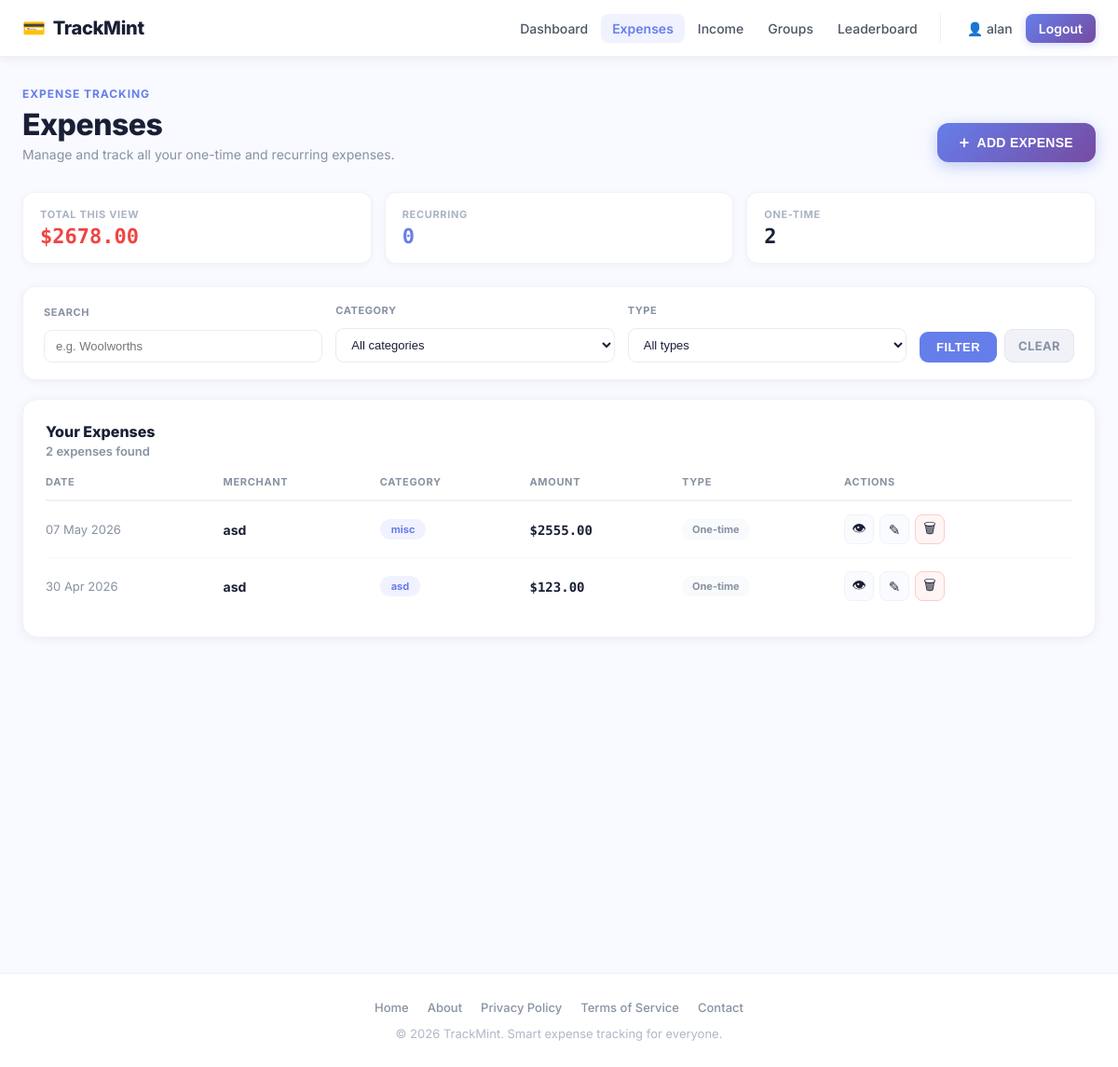
The app's page /receipts/ (signed in), older data.
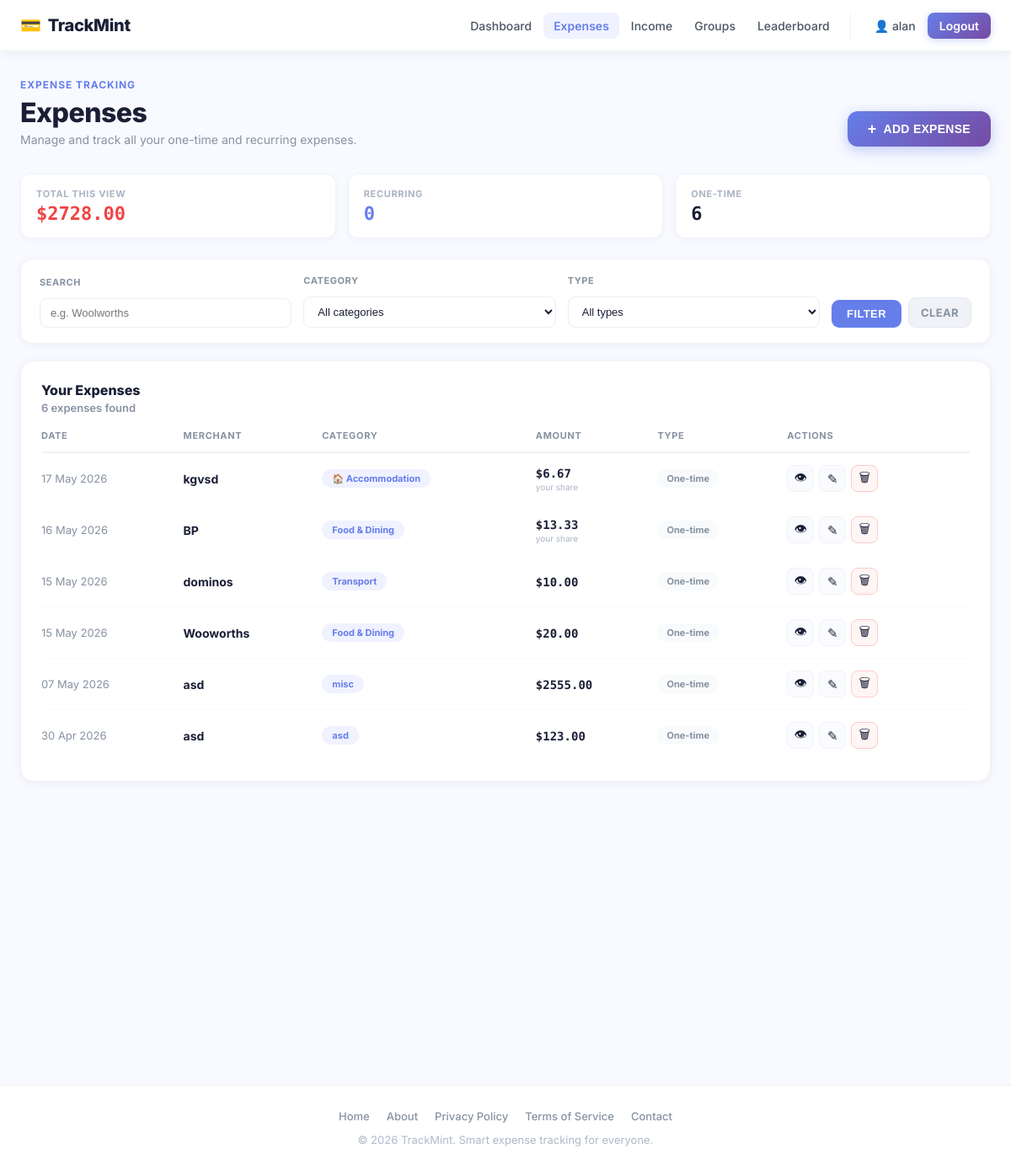
The same page, newer data.
### app/models.py (models this page shows, shortened)
class Receipt(db.Model):
    __tablename__ = "receipts"
    id = db.Column(db.Integer, primary_key=True)
    user_id = db.Column(db.Integer, db.ForeignKey("users.id"), nullable=False)
    group_id = db.Column(db.Integer, db.ForeignKey("groups.id"), nullable=True)
    merchant = db.Column(db.String(120), nullable=False)
    amount = db.Column(db.Float, nullable=False)
    category = db.Column(db.String(80), nullable=False)
    expense_date = db.Column(db.Date, nullable=False)
    notes = db.Column(db.Text, nullable=True)
    frequency_type = db.Column(db.String(20), default="one-time", nullable=False)  # "one-time" or "recurring"
    frequency_interval = db.Column(db.String(20), nullable=True)  # "daily", "weekly", "monthly"
    frequency_details = db.Column(db.String(255), nullable=True)  # "Monday", "15th", etc.
    image_filename = db.Column(db.String(255), nullable=True)
    created_at = db.Column(db.DateTime, default=datetime.utcnow, nullable=False)
    updated_at = db.Column(
        db.DateTime,
        default=datetime.utcnow,
        onupdate=datetime.utcnow,
        nullable=False
    )
    user = db.relationship("User", back_populates="receipts")
    splits = db.relationship("ExpenseSplit", backref="expense", cascade="all, delete-orphan", lazy=True)

### app/receipts/routes.py (the view, shortened to what this page needs)
@receipts_bp.route("/", methods=["GET", "POST"])
@login_required
def index():
    q = request.args.get("q", "").strip()
    category_filter = request.args.get("category", "").strip()
    frequency_filter = request.args.get("frequency", "").strip()
    query = Receipt.query.filter_by(user_id=current_user.id)
    if q:
        like_term = f"%{q}%"
        query = query.filter(Receipt.merchant.ilike(like_term))
    if category_filter:
        query = query.filter(Receipt.category == category_filter)
    if frequency_filter:
        query = query.filter(Receipt.frequency_type == frequency_filter)
    personal_expenses = query.order_by(Receipt.expense_date.desc(), Receipt.created_at.desc()).all()
    user_members = GroupMember.query.filter_by(user_id=current_user.id).all()
    member_group_ids = [m.group_id for m in user_members]
    member_receipt_ids = {e.id for e in personal_expenses if e.group_id}
    group_expenses_query = Receipt.query.filter(
        Receipt.group_id.in_(member_group_ids),
        Receipt.id.notin_(member_receipt_ids)
    ) if member_group_ids else Receipt.query.filter(db.false())
    if q:
        group_expenses_query = group_expenses_query.filter(Receipt.merchant.ilike(f"%{q}%"))
    if category_filter:
        group_expenses_query = group_expenses_query.filter(Receipt.category == category_filter)
    group_only_expenses = group_expenses_query.order_by(Receipt.expense_date.desc(), Receipt.created_at.desc()).all()
    expenses = personal_expenses + group_only_expenses
    expenses.sort(key=lambda e: (e.expense_date, e.created_at), reverse=True)
    member_map = {}
    group_receipt_ids = [e.id for e in expenses if e.group_id]
    if group_receipt_ids and user_members:
        member_ids = [m.id for m in user_members]
        if member_ids:
            splits = ExpenseSplit.query.filter(
                ExpenseSplit.expense_id.in_(group_receipt_ids),
                ExpenseSplit.member_id.in_(member_ids)
            ).all()
            for s in splits:
                member_map[s.expense_id] = s.amount
    for e in expenses:
        if e.group_id and e.id in member_map:
            e.display_amount = member_map[e.id]
            e.is_group_split = True
        else:
            e.display_amount = e.amount
            e.is_group_split = False
    categories = (
        db.session.query(Receipt.category)
        .filter_by(user_id=current_user.id)
        .distinct()
        .order_by(Receipt.category.asc())
        .all()
    )
    categories = [c[0] for c in categories]
    return render_template(
        "receipts/index.html",
        page_title="Expenses",
        expenses=expenses,
        categories=categories,
        selected_category=category_filter,
        search_query=q,
        selected_frequency=frequency_filter
    )

### app/__init__.py (called while the page is built)
def register_login_loader():
    @login_manager.user_loader
    def load_user(user_id):
        from app.models import User
        return db.session.get(User, int(user_id))

### app/templates/receipts/index.html (shortened to what the changed rows need)
{% extends "base.html" %}
{% block content %}
<section class="exp-page">
  <div class="exp-header">
    <div class="exp-header-left">
      <h1>Expenses</h1>
    </div>
  </div>
  {% if expenses %}
  <div class="summary-strip">
    <div class="summary-chip">
      <span class="chip-label">Total this view</span>
      <span class="chip-value red">${{ "%.2f"|format(expenses|sum(attribute='display_amount')) }}</span>
    </div>
    <div class="summary-chip">
      <span class="chip-label">Recurring</span>
      <span class="chip-value purple">{{ expenses|selectattr('frequency_type','equalto','recurring')|list|length }}</span>
    </div>
    <div class="summary-chip">
      <span class="chip-label">One-time</span>
      <span class="chip-value">{{ expenses|selectattr('frequency_type','equalto','one-time')|list|length }}</span>
    </div>
  </div>
  {% endif %}
  {% if expenses or search_query or selected_category or selected_frequency %}
  <div class="table-card">
    <div class="table-top">
      <div>
        <h2>Your Expenses</h2>
        <p>{% if expenses %}{{ expenses|length }} expense{{ '' if expenses|length == 1 else 's' }} found{% else %}No expenses match your filters{% endif %}</p>
      </div>
    </div>
    {% if expenses %}
    <div style="overflow-x:auto;">
      <table class="exp-table">
        <thead>
          <tr>
            <th>Date</th>
            <th>Merchant</th>
            <th>Category</th>
            <th>Amount</th>
            <th>Type</th>
            <th>Actions</th>
          </tr>
        </thead>
        <tbody>
          {% for expense in expenses %}
          <tr>
            <td style="color:#8792a2;font-size:13px;white-space:nowrap;">{{ expense.expense_date.strftime('%d %b %Y') }}</td>
            <td><strong>{{ expense.merchant }}</strong></td>
            <td><span class="cat-pill">{{ expense.category }}</span></td>
            <td>
              <span class="amount-mono">${{ "%.2f"|format(expense.display_amount) }}</span>
              {% if expense.is_group_split %}<span class="share-label">your share</span>{% endif %}
            </td>
            <td>
              {% if expense.frequency_type == 'recurring' %}
                <span class="freq-badge">🔄 {{ expense.frequency_interval|capitalize if expense.frequency_interval else 'Recurring' }}</span>
              {% else %}
                <span class="freq-badge one-time">One-time</span>
              {% endif %}
            </td>
            <td>
              <div class="action-cell">
                <a href="{{ url_for('receipts.receipt_detail', receipt_id=expense.id) }}" class="act view" title="View">👁</a>
                <a href="{{ url_for('receipts.edit_receipt', receipt_id=expense.id) }}" class="act edit" title="Edit">✎</a>
                <button type="button" class="act del delete-btn" data-receipt-id="{{ expense.id }}" title="Delete">🗑</button>
              </div>
            </td>
          </tr>
          {% endfor %}
        </tbody>
      </table>
    </div>
    {% else %}
    <div class="no-results">No expenses match your filters. <a href="{{ url_for('receipts.index') }}" style="color:#667eea;font-weight:700;">Clear filters</a></div>
    {% endif %}
  </div>
  {% endif %}
</section>
{% endblock %}

Row changes from the older to the newer data that the page shows:
added Receipt: expense_date "17 May 2026", merchant "kgvsd", category "🏠 Accommodation", display_amount "6.67", shows "your share", frequency_type "One-time"
added Receipt: expense_date "16 May 2026", merchant "BP", category "Food & Dining", display_amount "13.33", shows "your share", frequency_type "One-time"
now on this page (row unchanged): Receipt: expense_date "15 May 2026", merchant "dominos", category "Transport", display_amount "10.00", frequency_type "One-time"
now on this page (row unchanged): Receipt: expense_date "15 May 2026", merchant "Wooworths", category "Food & Dining", display_amount "20.00", frequency_type "One-time"
Text that changed along with them:
{{ "%.2f"|format(expenses|sum(attribute='display_amount')) }}: "2678.00" → "2728.00"
{{ expenses|selectattr('frequency_type','equalto','one-time')|list|length }}: "2" → "6"
{{ expenses|length }}: "2" → "6"
